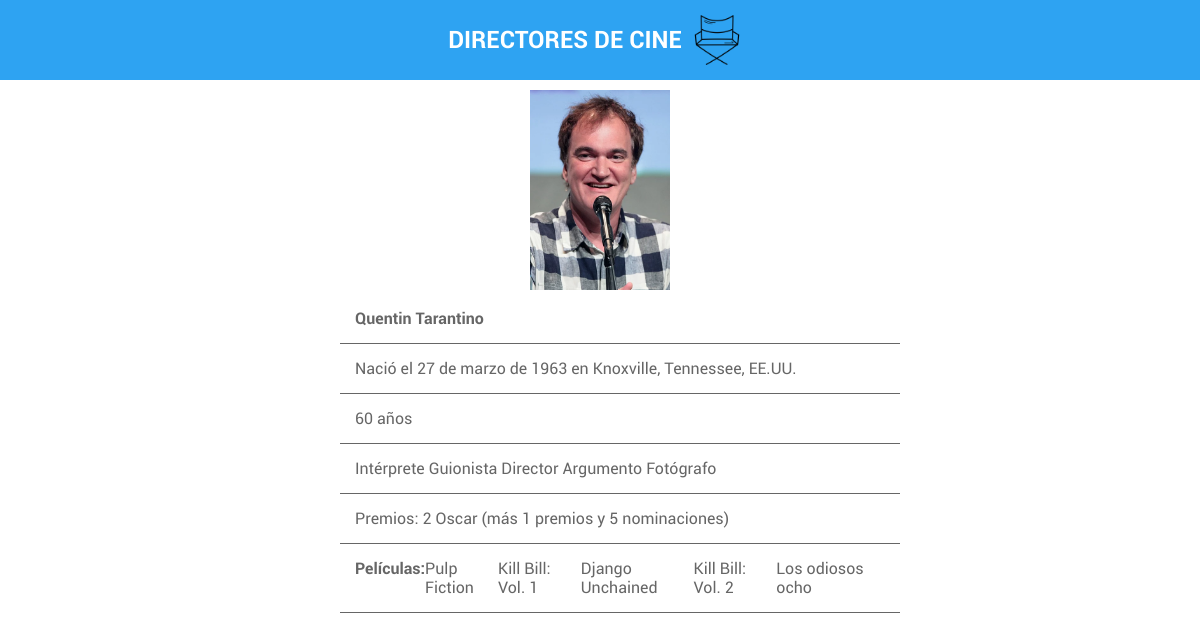
The app's page /director_detail/1/ with its own data.
### film_director/models.py (models this page shows, shortened)
class Director(models.Model):
    name = models.CharField(max_length=50, blank=False, null=False)
    last_name = models.CharField(max_length=50, blank=False, null=False)
    birth_date = models.DateField(blank=False, null=False)
    birth_location = models.CharField(max_length=100, blank=False, null=False)
    age = models.CharField(default='Edad', max_length=4)
    facets = models.CharField(default='Director', max_length=100)
    awards = models.CharField(default='Sin premios', max_length=100)
    image = models.ImageField(default='images_movies_project/no_image.png',
                              upload_to='media/img_directors')

class Film(models.Model):
    title = models.CharField(max_length=100, blank=False, null=False)
    creation_year = models.CharField(max_length=4, blank=False, null=False)
    duration = models.CharField(default='0h', max_length=10, blank=False,
                                null=False)
    director = models.ForeignKey(Director, on_delete=models.CASCADE)
    main_actors = models.CharField(max_length=100, blank=False, null=False)
    storyline = models.TextField(blank=False, null=False)
    cover = models.ImageField(default='images_movies_project/no_image.png',
                              upload_to='media/img_films')

### film_director/views.py (the view)
# urls.py: path('director_detail/<int:id>/', views.director_detail, name='director_detail'),
def director_detail(request, id):
    director = Director.objects.get(id=id)
    films = Film.objects.filter(director_id=director)
    context = {
        'director': director,
        'films': films
    }
    return render(request, 'film_director/director_detail.html', context)

### templates/film_director/director_detail.html (shortened to what this page needs)
{% extends 'layout/base.html' %}
{% block 'content' %}
<div>
    <img src="/{{ director.image }}" alt="{{ director.name }} {{ director.last_name }}">
</div>
<div>
    <ul class="list">
        <li><h4>{{ director.name }} {{ director.last_name }}</h4></li>
        <li>Nació el {{ director.birth_date }} en {{ director.birth_location }}.</li>
        <li>{{ director.age }} años</li>
        <li>{{ director.facets }}</li>
        <li>Premios: {{ director.awards }}</li>
        <li><h4 style="align-self: start;">Películas: </h4>
            {% for film in films %}
            <p >
                <a href="{% url 'film_detail' id=film.id %}">{{ film.title }}
                </a>
            </p>
            {% endfor %}
        </li>
    </ul>
</div>
{% endblock %}

### templates/layout/base.html (shortened to what this page needs)
{% load static %}
<!DOCTYPE html>
<html lang="es">
<head>
    <link rel="stylesheet" href="{% static 'css/style.css' %}">
</head>
<body>
    {% include 'partials/menu.html' %}
    <main>
        {% block 'content' %}{% endblock %}
    </main>
</body>
</html>

### templates/partials/menu.html
<nav>
    <h1><a href="{% url 'directors_list' %}">Directores de Cine</a></h1><img src="/static/images/director-de-cine.png" alt=""> <h2>{{ film.director.name }}{{ film.director.last_name }}</h2>
</nav>

### static/css/style.css (style rules this page uses)
:root { --color-primary: #2ea3f2; --color-text: #666; --font-main: 'Roboto-bold'; --font-text: 'Roboto-regular'; color: var(--color-text); }
* { margin: 0; box-sizing: border-box; font-family: var(--font-text); }
h1, h2, h3, h4, h5, h6 { font-family: var(--font-main); }
ul { list-style-type: none; }
li { list-style-type: none; }
li a { text-decoration: none; color: var(--color-text); }
nav { justify-content: center; display: flex; align-items: center; background-color: var(--color-primary); width: 100vw; height: 80px; }
nav h1 a { text-decoration: none; color: white; text-transform: uppercase; font-family: var(--font-main); }
nav img { width: 50px; height: 50px; margin: 10px; }
main { display: flex; flex-direction: column; justify-content: space-around; align-items: center; }
a { text-decoration: none; color: var(--color-text); }
.list { display: flex; border: 0px; list-style-type: none; flex-direction: column; width: 50vw; }
.list li { padding: 15px; width: 100%; border-bottom: 1px solid var(--color-text); display: flex; justify-content: space-between; align-items: center; }
img { margin-top: 10px; width: 140px; height: 200px; }

### records on screen
Director: image (picture), name "Quentin", last_name "Tarantino", birth_date "27 de marzo de 1963", birth_location "Knoxville, Tennessee, EE.UU", age "60", facets "Intérprete Guionista Director Argumento Fotógrafo", awards "2 Oscar (más 1 premios y 5 nominaciones)"
Film: title "Pulp Fiction"
Film: title "Kill Bill: Vol. 1"
Film: title "Django Unchained"
Film: title "Kill Bill: Vol. 2"
Film: title "Los odiosos ocho"
